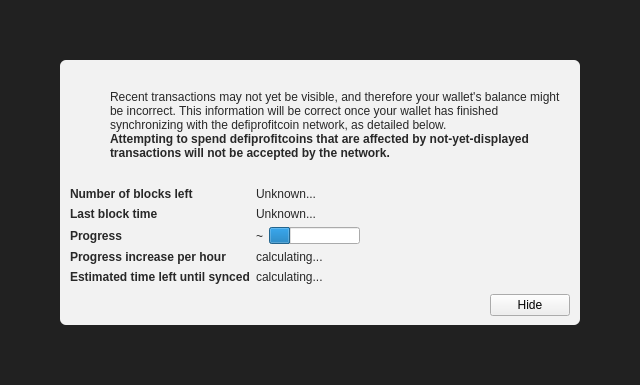
<?xml version="1.0" encoding="UTF-8"?>
<ui version="4.0">
 <class>ModalOverlay</class>
 <widget class="ModalOverlay" name="ModalOverlay">
  <property name="geometry">
   <rect>
    <x>0</x>
    <y>0</y>
    <width>640</width>
    <height>385</height>
   </rect>
  </property>
  <property name="windowTitle">
   <string>Form</string>
  </property>
  <layout class="QVBoxLayout" name="verticalLayout" stretch="0">
   <property name="sizeConstraint">
    <enum>QLayout::SetDefaultConstraint</enum>
   </property>
   <property name="leftMargin">
    <number>0</number>
   </property>
   <property name="topMargin">
    <number>0</number>
   </property>
   <property name="rightMargin">
    <number>0</number>
   </property>
   <property name="bottomMargin">
    <number>0</number>
   </property>
   <item>
    <widget class="QWidget" name="bgWidget" native="true">
     <property name="styleSheet">
      <string notr="true">#bgWidget { background: rgba(0,0,0,220); }</string>
     </property>
     <layout class="QVBoxLayout" name="verticalLayoutMain" stretch="1">
      <property name="leftMargin">
       <number>60</number>
      </property>
      <property name="topMargin">
       <number>60</number>
      </property>
      <property name="rightMargin">
       <number>60</number>
      </property>
      <property name="bottomMargin">
       <number>60</number>
      </property>
      <item>
       <widget class="QWidget" name="contentWidget" native="true">
        <property name="styleSheet">
         <string notr="true">#contentWidget { background: rgba(255,255,255,240); border-radius: 6px; }

QLabel { color: rgb(40,40,40);  }</string>
        </property>
        <layout class="QVBoxLayout" name="verticalLayoutSub" stretch="1,0,0,0">
         <property name="spacing">
          <number>0</number>
         </property>
         <property name="leftMargin">
          <number>10</number>
         </property>
         <property name="topMargin">
          <number>10</number>
         </property>
         <property name="rightMargin">
          <number>10</number>
         </property>
         <property name="bottomMargin">
          <number>10</number>
         </property>
         <item>
          <layout class="QHBoxLayout" name="horizontalLayoutIconText" stretch="0,1">
           <property name="topMargin">
            <number>20</number>
           </property>
           <item>
            <layout class="QVBoxLayout" name="verticalLayoutIcon">
             <property name="leftMargin">
              <number>0</number>
             </property>
             <item>
              <widget class="QPushButton" name="warningIcon">
               <property name="enabled">
                <bool>false</bool>
               </property>
               <property name="text">
                <string/>
               </property>
               <property name="icon">
                <iconset>
                 <normaloff>:/icons/warning</normaloff>
                 <disabledoff>:/icons/warning</disabledoff>:/icons/warning</iconset>
               </property>
               <property name="iconSize">
                <size>
                 <width>48</width>
                 <height>48</height>
                </size>
               </property>
               <property name="flat">
                <bool>true</bool>
               </property>
              </widget>
             </item>
             <item>
              <spacer name="verticalSpacerWarningIcon">
               <property name="orientation">
                <enum>Qt::Vertical</enum>
               </property>
               <property name="sizeHint" stdset="0">
                <size>
                 <width>20</width>
                 <height>40</height>
                </size>
               </property>
              </spacer>
             </item>
            </layout>
           </item>
           <item>
            <layout class="QVBoxLayout" name="verticalLayoutInfoText">
             <property name="leftMargin">
              <number>0</number>
             </property>
             <property name="topMargin">
              <number>0</number>
             </property>
             <item>
              <widget class="QLabel" name="infoText">
               <property name="text">
                <string>Recent transactions may not yet be visible, and therefore your wallet's balance might be incorrect. This information will be correct once your wallet has finished synchronizing with the defiprofitcoin network, as detailed below.</string>
               </property>
               <property name="textFormat">
                <enum>Qt::RichText</enum>
               </property>
               <property name="wordWrap">
                <bool>true</bool>
               </property>
              </widget>
             </item>
             <item>
              <widget class="QLabel" name="infoTextStrong">
               <property name="font">
                <font>
                 <weight>75</weight>
                 <bold>true</bold>
                </font>
               </property>
               <property name="text">
                <string>Attempting to spend defiprofitcoins that are affected by not-yet-displayed transactions will not be accepted by the network.</string>
               </property>
               <property name="textFormat">
                <enum>Qt::RichText</enum>
               </property>
               <property name="wordWrap">
                <bool>true</bool>
               </property>
              </widget>
             </item>
             <item>
              <spacer name="verticalSpacerInTextSpace">
               <property name="orientation">
                <enum>Qt::Vertical</enum>
               </property>
               <property name="sizeHint" stdset="0">
                <size>
                 <width>20</width>
                 <height>40</height>
                </size>
               </property>
              </spacer>
             </item>
            </layout>
           </item>
          </layout>
         </item>
         <item>
          <spacer name="verticalSpacerAfterText">
           <property name="orientation">
            <enum>Qt::Vertical</enum>
           </property>
           <property name="sizeHint" stdset="0">
            <size>
             <width>20</width>
             <height>40</height>
            </size>
           </property>
          </spacer>
         </item>
         <item>
          <layout class="QFormLayout" name="formLayout">
           <property name="fieldGrowthPolicy">
            <enum>QFormLayout::FieldsStayAtSizeHint</enum>
           </property>
           <property name="horizontalSpacing">
            <number>6</number>
           </property>
           <property name="verticalSpacing">
            <number>6</number>
           </property>
           <property name="topMargin">
            <number>10</number>
           </property>
           <item row="0" column="0">
            <widget class="QLabel" name="labelNumberOfBlocksLeft">
             <property name="font">
              <font>
               <weight>75</weight>
               <bold>true</bold>
              </font>
             </property>
             <property name="text">
              <string>Number of blocks left</string>
             </property>
            </widget>
           </item>
           <item row="0" column="1">
            <widget class="QLabel" name="numberOfBlocksLeft">
             <property name="text">
              <string>Unknown...</string>
             </property>
            </widget>
           </item>
           <item row="1" column="0">
            <widget class="QLabel" name="labelLastBlockTime">
             <property name="font">
              <font>
               <weight>75</weight>
               <bold>true</bold>
              </font>
             </property>
             <property name="text">
              <string>Last block time</string>
             </property>
            </widget>
           </item>
           <item row="1" column="1">
            <widget class="QLabel" name="newestBlockDate">
             <property name="sizePolicy">
              <sizepolicy hsizetype="Maximum" vsizetype="Preferred">
               <horstretch>0</horstretch>
               <verstretch>0</verstretch>
              </sizepolicy>
             </property>
             <property name="text">
              <string>Unknown...</string>
             </property>
            </widget>
           </item>
           <item row="2" column="0">
            <widget class="QLabel" name="labelSyncDone">
             <property name="font">
              <font>
               <weight>75</weight>
               <bold>true</bold>
              </font>
             </property>
             <property name="text">
              <string>Progress</string>
             </property>
            </widget>
           </item>
           <item row="2" column="1">
            <layout class="QHBoxLayout" name="horizontalLayoutSync" stretch="0,1">
             <item>
              <widget class="QLabel" name="percentageProgress">
               <property name="text">
                <string notr="true">~</string>
               </property>
              </widget>
             </item>
             <item>
              <widget class="QProgressBar" name="progressBar">
               <property name="value">
                <number>24</number>
               </property>
               <property name="format">
                <string/>
               </property>
              </widget>
             </item>
            </layout>
           </item>
           <item row="4" column="0">
            <widget class="QLabel" name="labelProgressIncrease">
             <property name="font">
              <font>
               <weight>75</weight>
               <bold>true</bold>
              </font>
             </property>
             <property name="text">
              <string>Progress increase per hour</string>
             </property>
            </widget>
           </item>
           <item row="4" column="1">
            <widget class="QLabel" name="progressIncreasePerH">
             <property name="text">
              <string>calculating...</string>
             </property>
            </widget>
           </item>
           <item row="5" column="0">
            <widget class="QLabel" name="labelEstimatedTimeLeft">
             <property name="font">
              <font>
               <weight>75</weight>
               <bold>true</bold>
              </font>
             </property>
             <property name="text">
              <string>Estimated time left until synced</string>
             </property>
            </widget>
           </item>
           <item row="5" column="1">
            <widget class="QLabel" name="expectedTimeLeft">
             <property name="text">
              <string>calculating...</string>
             </property>
            </widget>
           </item>
          </layout>
         </item>
         <item>
          <layout class="QHBoxLayout" name="horizontalLayoutButtons">
           <property name="leftMargin">
            <number>10</number>
           </property>
           <property name="topMargin">
            <number>10</number>
           </property>
           <item>
            <spacer name="horizontalSpacer">
             <property name="orientation">
              <enum>Qt::Horizontal</enum>
             </property>
             <property name="sizeHint" stdset="0">
              <size>
               <width>40</width>
               <height>20</height>
              </size>
             </property>
            </spacer>
           </item>
           <item>
            <widget class="QPushButton" name="closeButton">
             <property name="text">
              <string>Hide</string>
             </property>
            </widget>
           </item>
          </layout>
         </item>
        </layout>
       </widget>
      </item>
     </layout>
    </widget>
   </item>
  </layout>
 </widget>
 <customwidgets>
  <customwidget>
   <class>ModalOverlay</class>
   <extends>QWidget</extends>
   <header>modaloverlay.h</header>
   <container>1</container>
  </customwidget>
 </customwidgets>
 <resources/>
 <connections/>
</ui>
